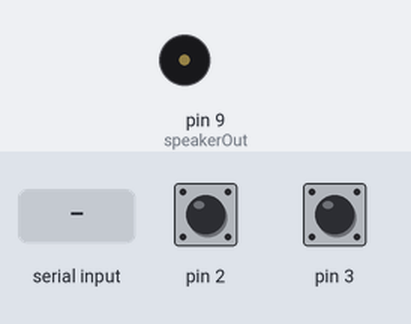
A sketch run on a simulated Arduino Uno, built with avr-gcc and run on an emulated ATmega328P. On the bench: buzzer (waves = sounding, pin HIGH). The test bench sets the inputs (shaded band); at power-on: pin 2 HIGH, pin 3 HIGH. What the sketch prints to the serial monitor is not drawn.

Above: at 1.2 s.
1.3 s: "f*" received over Serial
At 1.55 s:
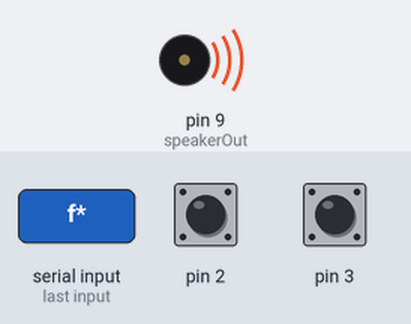
4.3 s: pin 2 pulled LOW for 0.15 s
Timing chart, 0 to 7.3 s (numbered marks = the images above; inputs shaded):
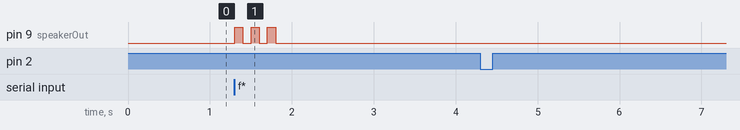

The sketch:

HID_CTL.ino
```cpp
int speakerOut = 9;
int melodyPin = 9;
String str;
volatile unsigned long tagID = 0;
volatile unsigned long lastBitArrivalTime;
volatile int bitCount = 0;

void setup()
{
  Serial.begin(9600);

  pinMode(2, INPUT);
  digitalWrite(2, HIGH);  // Enable pull-up resistor
  attachInterrupt(0, ISRzero, FALLING);

  pinMode(3, INPUT);
  digitalWrite(3, HIGH);  // Enable pull-up resistor
  attachInterrupt(1, ISRone,  FALLING);

  tagID = 0;
  bitCount = 0;

  pinMode(speakerOut, OUTPUT);

}

void loop()
{

  if(bitCount > 0 && millis() - lastBitArrivalTime >  250){

    Serial.print("$");
    Serial.print(tagID,DEC);
    Serial.print("*");
    tagID = 0;
    bitCount = 0;
  }

  if (Serial.available()){
      str = Serial.readStringUntil('*');
      char c = str[0];

      if(c == 's') {


      }
      if(c == 'f') {

         digitalWrite(speakerOut, HIGH);
         delay(100);
         digitalWrite(speakerOut, LOW);
         delay(100);

         digitalWrite(speakerOut, HIGH);
         delay(100);
         digitalWrite(speakerOut, LOW);
         delay(100);

         digitalWrite(speakerOut, HIGH);
         delay(100);
         digitalWrite(speakerOut, LOW);
         delay(100);

     }
  }
}


void ISRone(void)
{
  lastBitArrivalTime = millis();
  bitCount++;
  tagID <<= 1;
  tagID |= 1;
}

void ISRzero(void)
{
  lastBitArrivalTime = millis();
  bitCount++;
  tagID <<= 1;
}
```

Measured:
- after the input at 1.3 s, pin 9 (speakerOut): alternates HIGH for 0.10 s and LOW for 0.10 s, 6 changes in all, then stays LOW, starting at once
- after the input at 4.3 s, every drawn part: stays the same
